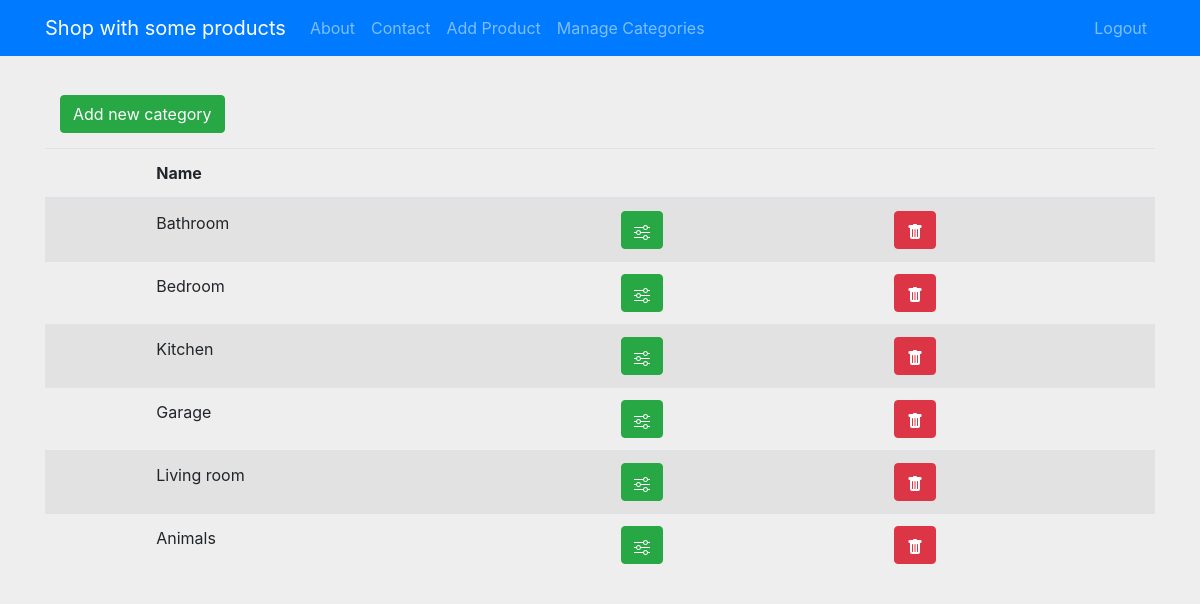
Page /categories/ (signed in) on the committed database.
### products/models.py (models this page shows, shortened)
class Category(models.Model):
    name = models.CharField(max_length=100)

### products/views.py (the view)
# urls.py: path('categories/', views.categories_view, name='categories_home'),
def categories_view(request):
    categories = Category.objects.all()
    context = {'categories': categories}
    return render(request, 'products/categories.html', context)

### products/templates/products/categories.html (shortened to what this page needs)
{% extends 'products/main.html' %}
{% block content %}
<div class='category-btn'>
  <td><a class="btn btn-success" href="{% url 'category_create' %}">Add new category</a></td>
</div>
<table class="table table-striped">
    <thead>
      <tr>
        <th scope="col"></th>
        <th scope="col">Name</th>
        <th scope="col"></th>
        <th scope="col"></th>
      </tr>
    </thead>
    <tbody>
      {% for category in categories %}
      <tr>
        <th scope="row"></th>
        <td>{{ category.name }}</td>
        <td><a class="btn btn-success" href="{% url 'category_edit' category.id %}"></a></td>
        <td><a class="btn btn-danger" href="{% url 'category_delete' category.id %}"></a></td>
      </tr>
      {% endfor %}
    </tbody>
  </table>
{% endblock %}

### products/static/css/main.css (style rules this page uses)
body { background-color: #EEEEEE; }
.category-btn { margin: 15px; }

### rows in the picture
Category: name "Bathroom"
Category: name "Bedroom"
Category: name "Kitchen"
Category: name "Garage"
Category: name "Living room"
Category: name "Animals"
